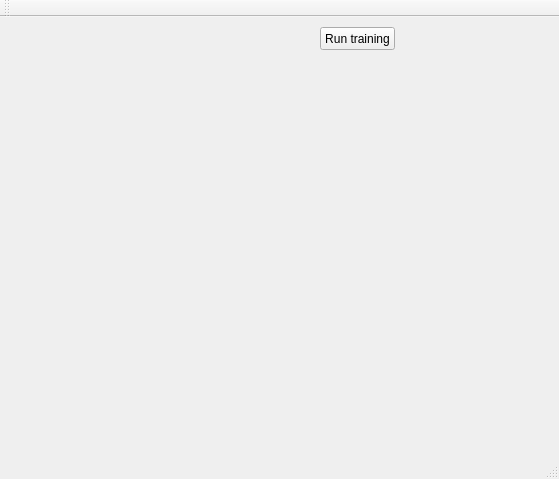
<?xml version="1.0" encoding="UTF-8"?>
<ui version="4.0">
 <class>MainWindow</class>
 <widget class="QMainWindow" name="MainWindow">
  <property name="geometry">
   <rect>
    <x>0</x>
    <y>0</y>
    <width>559</width>
    <height>479</height>
   </rect>
  </property>
  <property name="windowTitle">
   <string>MainWindow</string>
  </property>
  <widget class="QWidget" name="centralWidget">
   <widget class="QPushButton" name="pushButton">
    <property name="geometry">
     <rect>
      <x>320</x>
      <y>10</y>
      <width>75</width>
      <height>23</height>
     </rect>
    </property>
    <property name="text">
     <string>Run training</string>
    </property>
   </widget>
  </widget>
  <widget class="QMenuBar" name="menuBar">
   <property name="geometry">
    <rect>
     <x>0</x>
     <y>0</y>
     <width>559</width>
     <height>21</height>
    </rect>
   </property>
  </widget>
  <widget class="QToolBar" name="mainToolBar">
   <attribute name="toolBarArea">
    <enum>TopToolBarArea</enum>
   </attribute>
   <attribute name="toolBarBreak">
    <bool>false</bool>
   </attribute>
  </widget>
  <widget class="QStatusBar" name="statusBar"/>
 </widget>
 <layoutdefault spacing="6" margin="11"/>
 <resources/>
 <connections/>
</ui>
